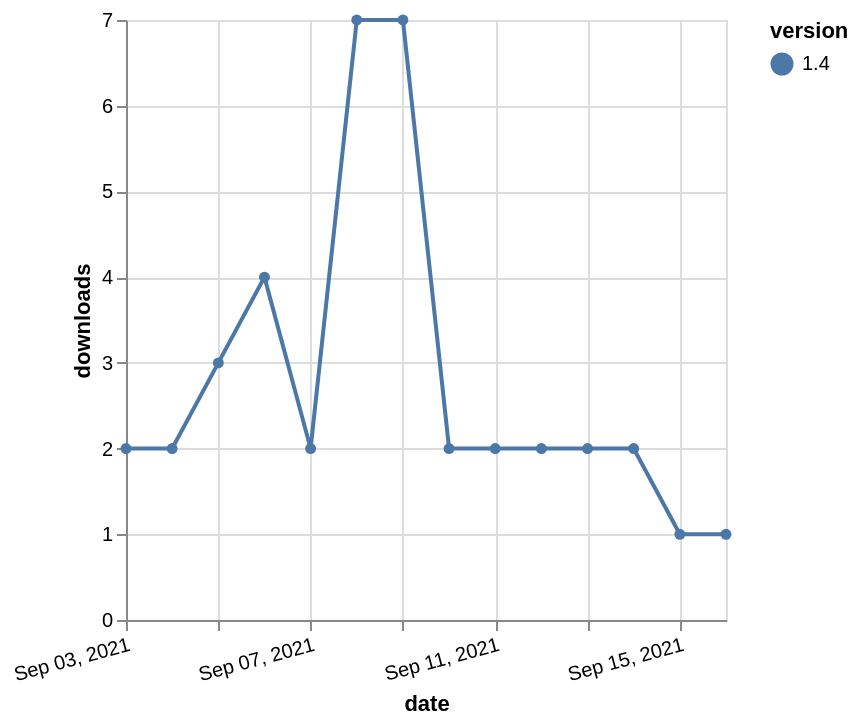

Here is the Vega-Lite specification saved for this chart:
### Vega-Lite specification from a JSON file in a GitHub repository (floating-point values rounded to 4 significant figures)
{"$schema": "https://vega.github.io/schema/vega-lite/v5.json", "description": "A simple bar chart with embedded data.", "data": {"values": [{"date": "2021-09-03", "total": 3995, "delta": 2, "version": "1.4"}, {"date": "2021-09-04", "total": 3997, "delta": 2, "version": "1.4"}, {"date": "2021-09-05", "total": 4000, "delta": 3, "version": "1.4"}, {"date": "2021-09-06", "total": 4004, "delta": 4, "version": "1.4"}, {"date": "2021-09-07", "total": 4006, "delta": 2, "version": "1.4"}, {"date": "2021-09-08", "total": 4013, "delta": 7, "version": "1.4"}, {"date": "2021-09-09", "total": 4020, "delta": 7, "version": "1.4"}, {"date": "2021-09-10", "total": 4022, "delta": 2, "version": "1.4"}, {"date": "2021-09-11", "total": 4024, "delta": 2, "version": "1.4"}, {"date": "2021-09-12", "total": 4026, "delta": 2, "version": "1.4"}, {"date": "2021-09-13", "total": 4028, "delta": 2, "version": "1.4"}, {"date": "2021-09-14", "total": 4030, "delta": 2, "version": "1.4"}, {"date": "2021-09-15", "total": 4031, "delta": 1, "version": "1.4"}, {"date": "2021-09-16", "total": 4032, "delta": 1, "version": "1.4"}]}, "width": "container", "mark": {"type": "line", "point": {"filled": true}}, "encoding": {"x": {"field": "date", "type": "temporal", "timeUnit": "yearmonthdate", "title": "date", "axis": {"labelAngle": -15}}, "y": {"field": "delta", "type": "quantitative", "title": "downloads"}, "color": {"field": "version", "type": "nominal"}, "tooltip": {"field": "delta"}}}
